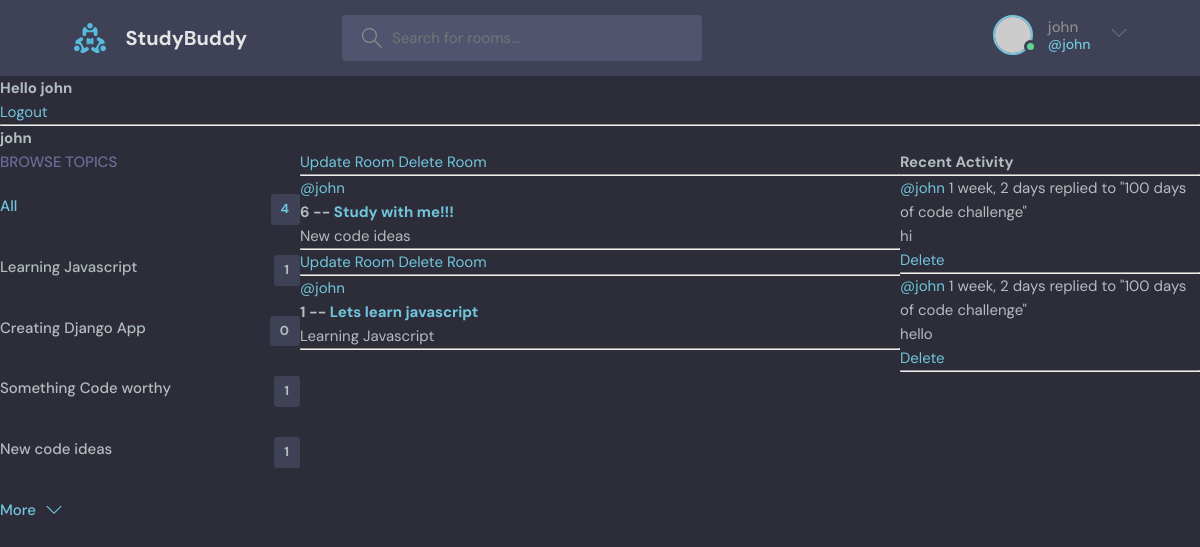
/profile/1/ (signed in), run on the app's committed database.
### baseApp/models.py (models this page shows, shortened)
class Topic(models.Model):
    name = models.CharField(max_length=200)

class Room(models.Model):
    host = models.ForeignKey(User, on_delete=models.SET_NULL, null=True)
    topic = models.ForeignKey(Topic, on_delete=models.SET_NULL, null=True)
    name = models.CharField(max_length=200)
    description = models.TextField(null=True,blank=True)
    participants = models.ManyToManyField(
        User, related_name='participants', blank=True)
    updated = models.DateTimeField(auto_now=True)
    created = models.DateTimeField(auto_now_add=True)
    class Meta:
        ordering = ['-updated', '-created'] #orders rooms by updated and created fields
    def __str__(self): #function to reference the name of the room
        return self.name

class Message(models.Model):
    user = models.ForeignKey( User, on_delete=models.CASCADE)
    room = models.ForeignKey(Room, on_delete=models.CASCADE)
    body = models.TextField()
    updated = models.DateTimeField(auto_now=True)
    created = models.DateTimeField(auto_now_add=True)
    class Meta:
        ordering = ['-updated', '-created'] #orders rooms by updated and created fields

### baseApp/views.py (the view)
# urls.py: path('profile/<str:pk>/', views.userProfile, name="user-profile"),
def userProfile(request, pk):
    user = User.objects.get(id=pk)
    rooms = user.room_set.all()
    room_messages = user.message_set.all()
    topics = Topic.objects.all()
    context = {'user':user, 'rooms':rooms, 'room_messages': room_messages, 'topics':topics}
    return render(request, 'baseApp/profile.html', context)

### baseApp/templates/baseApp/profile.html (shortened to what this page needs)
{% extends 'main.html' %}
{% block content %}
<h1>{{user.username}}</h1>
<div class="profile-container">
    <div>
        {% include 'baseApp/topics_component.html' %}
    </div>
    <div>
        {% include 'baseApp/feed_component.html' %}
    </div>
    <div>
        {% include 'baseApp/activity_component.html' %}
    </div>
</div>
{% endblock %}

### templates/navbar.html (shortened to what this page needs)
{% load static %}
<header class="header header--loggedIn">
    <div class="container">
      <a href="{% url 'home' %}" class="header__logo">
        <img src="{% static 'images/logo.svg' %}" />
        <h1>StudyBuddy</h1>
      </a>
      <form class="header__search" method="get" action="{% url 'home' %}">
        <label>
          <input name='q' type='text' placeholder="Search for rooms..." />
        </label>
      </form>
      <nav class="header__menu">
        {% if request.user.is_authenticated %}
        <div class="header__user">
          <a href="profile.html">
            <div class="avatar avatar--medium active">
              <img src="https://randomuser.me/api/portraits/men/37.jpg" />
            </div>
            <p>{{request.user.username}}<span>@{{request.user.username}}</span></p>
          </a>
          <button class="dropdown-button">
            <svg version="1.1" xmlns="http://www.w3.org/2000/svg" width="32" height="32" viewBox="0 0 32 32">
              <title>chevron-down</title>
              <path d="M16 21l-13-13h-3l16 16 16-16h-3l-13 13z"></path>
            </svg>
          </button>
        </div>
        {% else %}
         <a href="{% url 'login' %}">
          <img src="{% static 'images/avatar.svg' %}" />
          <p>Login</p>
        </a>
        {% endif %}
      </nav>
    </div>
  </header>
{% if request.user.is_authenticated %}
<h3>Hello {{user}}</h3>
<a href="{% url 'logout' %}">Logout</a>
{% else %}
<a href="{% url 'login' %}">Login</a>
{% endif %}
<hr>

### baseApp/templates/baseApp/topics_component.html
<div class="topics">
    <div class="topics__header">
      <h2>Browse Topics</h2>
    </div>
    <ul class="topics__list">
      <li>
        <a href="{% url 'home' %}" class="active">All <span>{{topics.count}}</span></a>
      </li>
      {% for topic in topics %}
      <li>
        <a href="{% url 'home' %}?q={{topic.name}}">{{topic.name}}<span>{{topic.room_set.all.count}}</span></a>
      </li>
      {% endfor %}
    </ul>
    <a class="btn btn--link" href="topics.html">
      More
      <svg version="1.1" xmlns="http://www.w3.org/2000/svg" width="32" height="32" viewBox="0 0 32 32">
        <title>chevron-down</title>
        <path d="M16 21l-13-13h-3l16 16 16-16h-3l-13 13z"></path>
      </svg>
    </a>
  </div>

### baseApp/templates/baseApp/feed_component.html
<div>
    {% for room in rooms %}
        <div>
            {%  if request.user == room.host %}
            <a href="{% url 'update-room' room.id %}">Update Room</a>
            <a href="{% url 'delete-room' room.id %}">Delete Room</a>
            {%  endif %}
            <hr>
            <a href="{% url 'user-profile' room.host.id %}">@{{room.host.username}}</a>
            <h5>{{room.id}} -- <a href="{% url 'room' room.id %}">{{room.name}}</a></h5>
            <small>{{room.topic.name}}</small>
            <hr>
        </div>
    {% endfor %}
</div>

### baseApp/templates/baseApp/activity_component.html
<h3>Recent Activity</h3>
<hr>
{% for message in room_messages %}
    <div>
        <small><a href="{% url 'user-profile' message.user.id %}">@{{message.user}}</a>  {{message.created|timesince}}</small>
        <small>replied to "{{message.room}}"</small>
        <p>{{message.body}}</p>
        {% if request.user == message.user %}
        <a href="{% url 'delete-message' message.id %}">Delete</a>
        {% endif %}
        <hr>
    </div>
{% endfor %}

### static/styles/style.css (style rules this page uses)
:root { --color-main: #71c6dd; --color-main-light: #e1f6fb; --color-dark: #3f4156; --color-dark-medium: #51546e; --color-dark-light: #696d97; --color-light: #e5e5e5; --color-gray: #8b8b8b; --color-light-gray: #b2bdbd; --color-bg: #2d2d39; --color-success: #5dd693; --color-error: #fc4b0b; }
* { font-family: "DM Sans", -apple-system, BlinkMacSystemFont, "Segoe UI", Roboto, Oxygen, Ubuntu, Cantarell, "Open Sans", "Helvetica Neue", sans-serif; margin: 0; padding: 0; box-sizing: border-box; text-rendering: optimizeLegibility; font-size: inherit; }
html { font-size: 56.25%; }
@media only screen and (min-width: 1200px) { html { font-size: 62.5%; } }
body { line-height: 1.6; font-weight: 400; font-size: 1.5rem; color: var(--color-light-gray); background-color: var(--color-bg); min-height: 100vh; }
img { width: 100%; }
a { display: inline-block; color: var(--color-main); text-decoration: none; }
.container { max-width: 120rem; width: 90%; margin: auto; }
.btn { background-color: transparent; border: none; display: inline-flex; align-items: center; gap: 1rem; cursor: pointer; transition: all ease-in-out 0.3s; padding: 1rem 2rem; border-radius: 5px; box-shadow: 1px 1px 3px 1px rgba(0, 0, 0, 0.15); font-weight: 500; }
.btn--link { border-radius: 0; padding: 0; color: var(--color-main); box-shadow: none; }
.btn > svg { fill: currentColor; width: 1.6rem; height: 1.6rem; }
.avatar { position: relative; display: inline-block; border-radius: 50%; border: 2px solid var(--color-main); }
.avatar img { display: block; border-radius: 50%; object-fit: cover; object-position: center; }
.avatar::after { content: ""; display: block; position: absolute; background-color: var(--color-gray); z-index: 111; border-radius: 50%; border: 0.3rem solid var(--color-dark); }
.avatar.active::after { background-color: var(--color-success); }
.avatar.avatar--medium img { width: 3.6rem; height: 3.6rem; border-radius: 50%; }
.avatar.avatar--medium:after { width: 0.7rem; height: 0.7rem; bottom: 0px; right: -6px; }
.header { padding: 1.5rem; background-color: var(--color-dark); }
.header > .container { display: flex; gap: 9.5rem; }
.header__logo, .header__user { display: flex; gap: 2rem; align-items: center; }
.header__logo > img { height: 3.2rem; width: 3.2rem; }
.header__logo > h1 { font-weight: 700; font-size: 2rem; color: var(--color-light); }
.header__search > label { background-color: var(--color-dark-medium); padding: 1.3rem 1rem; display: flex; align-items: center; gap: 1rem; border-radius: 4px; }
.header__search svg { fill: var(--color-gray); width: 2rem; height: 2rem; margin-left: 1rem; }
.header__search input { width: 30rem; background: transparent; border: none; outline: none; color: var(--color-light); }
.header__menu { margin-left: auto; position: relative; }
.header__menu a { display: flex; gap: 1.5rem; align-items: center; font-weight: 500; text-decoration: none; color: var(--color-gray); }
.header__menu img { height: 3.6rem; }
.header__menu p { line-height: 1.2; }
.header__menu span { color: var(--color-main); font-weight: 500; font-size: 1.4rem; display: block; }
.header__menu svg { width: 1.6rem; height: 1.6rem; fill: var(--color-dark-light); }
.dropdown-button { background: transparent; border: 0; outline: 0; cursor: pointer; }
.topics__header { margin-bottom: 2rem; }
.topics__header h2 { text-transform: uppercase; font-weight: 500; color: var(--color-dark-light); }
.topics__list { list-style: none; }
.topics__list li a { display: flex; justify-content: space-between; margin-bottom: 3rem; font-weight: 500; color: var(--color-light-gray); transition: all 0.3s ease-in-out; }
.topics__list li a.active, .topics__list li a:hover { color: var(--color-main); }
.topics__list li a span { padding: 0.5rem 1rem; background-color: var(--color-dark); border-radius: 3px; font-size: 1.3rem; font-weight: 700; letter-spacing: 1px; }

### baseApp/templates/baseApp/profile.html (style rules this page uses)
.profile-container { display: grid; grid-template-columns: 1fr 2fr 1fr; }

### data on the page
Topic: name "Learning Javascript", room_set.all.count "1"
Topic: name "Creating Django App", room_set.all.count "0"
Topic: name "Something Code worthy", room_set.all.count "1"
Topic: name "New code ideas", room_set.all.count "1"
Room: shows "Update Room", host.username "john", id "6", name "Study with me!!!", topic.name "New code ideas"
Room: shows "Update Room", host.username "john", id "1", name "Lets learn javascript", topic.name "Learning Javascript"
Message: user "john", created "1 week, 2 days", room "100 days of code challenge", body "hi", shows "Delete"
Message: user "john", created "1 week, 2 days", room "100 days of code challenge", body "hello", shows "Delete"

### other printed values
{{ request.user.username }} "john"
{{ user }} "john"
{{ user.username }} "john"
{{ topics.count }} "4"
